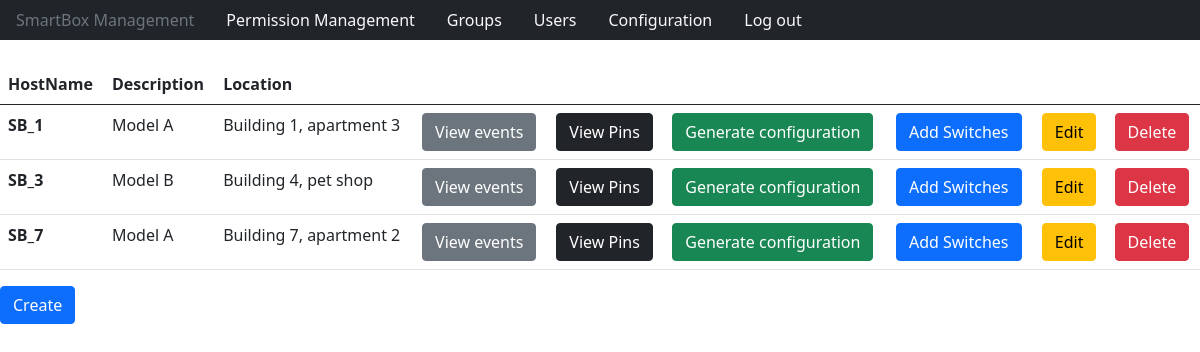
The app's page /sbManagement.php (signed in) with its own data.
### tables this page shows
CREATE TABLE `smartboxes` (
  `HostName` varchar(16) NOT NULL,
  `Description` varchar(50) DEFAULT NULL,
  `Location` varchar(50) DEFAULT NULL,
  PRIMARY KEY (`HostName`)
);

### sbManagement.php (the view, shortened to what this page needs)
<?php
    include_once "htmlHead.php";
    include_once "databaseConnect.php";
    include_once "navigationBar.php";
?>
    <body>
        <?php
            if($_SESSION["userIsAdmin"]==0){
                $sqlStatement = $connection->prepare("SELECT * from smartboxes, manage where smartboxes.HostName=manage.HostName and manage.UserNo=?");
                $sqlStatement->bind_param("i", $_SESSION["currentUserNo"]);
                $sqlStatement->execute();
                $result = $sqlStatement->get_result();
            }else{
                $result = $connection->query("SELECT * from smartboxes");
            }
            if ($result) {
                ?>
                <table class="table">
                    <thead>
                        <tr>
                            <th scope="col">HostName</th>
                            <th scope="col">Description</th>
                            <th scope="col">Location</th>
                            <th scope="col"></th>
                            <th scope="col"></th>
                            <th scope="col"></th>
                            <th scope="col"></th>
                            <th scope="col"></th>
                            <th scope="col"></th>
                        </tr>
                    </thead>
                    <tbody>
                        <?php while ($row = $result->fetch_assoc()) {?>
                            <tr>
                                <th scope="row"><?= $row["HostName"] ?></th>
                                <td><?= $row["Description"] ?></td>
                                <td><?= $row["Location"] ?></td>
                                <td>
                                    <form method="POST">
                                        <input type="submit" class="btn btn-secondary" value="View events">
                                    </form>
                                </td>
                                <td>
                                    <form method="POST">
                                        <input type="submit" class="btn btn-dark" value="View Pins">
                                    </form>
                                </td>
                                <td>
                                    <form method="POST">
                                        <input type="submit" class="btn btn-success" value="Generate configuration">
                                    </form>
                                </td>
                                <td>
                                    <form action="" method="POST">
                                        <input type="submit" class="btn btn-primary" value="Add Switches">
                                    </form>
                                </td>
                                <?php
                                    if($_SESSION["userIsAdmin"]==1){
                                ?>
                                <td>
                                    <form method="POST">
                                        <input type="submit" class="btn btn-warning" value="Edit">
                                    </form>
                                </td>
                                <td>
                                    <form method="POST">
                                        <input type="submit" class="btn btn-danger" value="Delete">
                                    </form>
                                </td>
                                <?php }?>
                            </tr>
                        <?php }?>
                    </tbody>
                </table>
<?php
            }  else {
                print "Something went wrong selecting data";
            }
        ?>
        <?php
    if($_SESSION["userIsAdmin"]==1){
?>
        <div class="mb-3">
            <form action="" method="post">
                <input type="submit" class="btn btn-primary" value="Create"></input>
            </form>
        </div>
<?php
    }
        ?>
    </body>
</html>

### records on screen
smartboxes: HostName "SB_1", Description "Model A", Location "Building 1, apartment 3"
smartboxes: HostName "SB_3", Description "Model B", Location "Building 4, pet shop"
smartboxes: HostName "SB_7", Description "Model A", Location "Building 7, apartment 2"

### other values on screen
$pageText "Permission Management"
$pageText "Groups"
$pageText "Users"
$pageText "Configuration"
